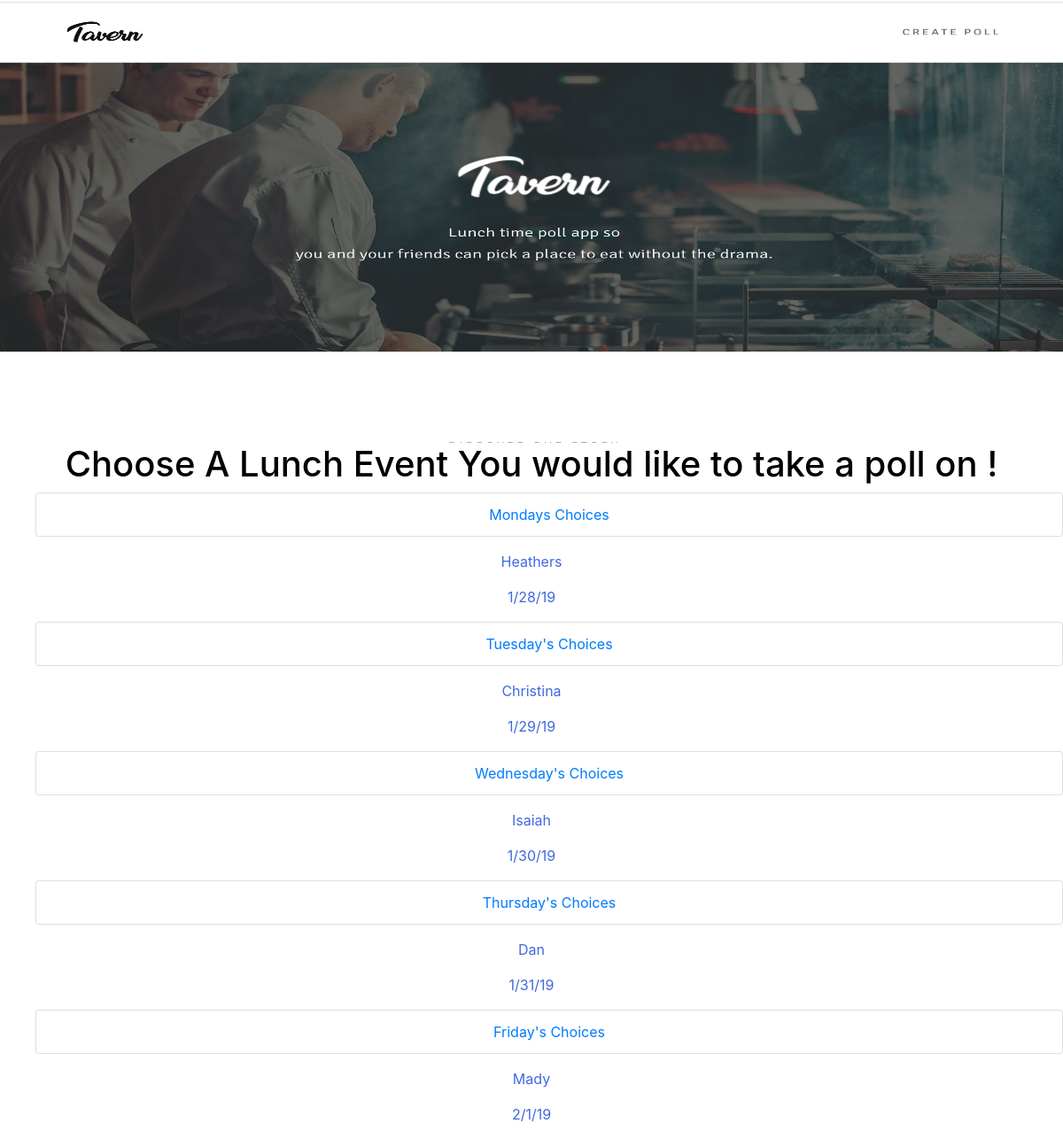
The page / on the database its author committed.
### tavern/models.py (models this page shows, shortened)
class Lunch(models.Model):
    nickname = models.CharField(max_length = 150)
    user = models.CharField(max_length = 150)
    date = models.CharField(max_length = 150)

### tavern/views.py (the view)
# urls.py: 2. Add a URL to urlpatterns:  path('', Home.as_view(), name='home')
class Home(TemplateView):
    template_name = 'home.html'
    def get_context_data(self, **kwargs):
        available_lunches = Lunch.objects.all()
        context = {
            "lunches": available_lunches
        }
        return context

### tavern/templates/home.html
{% extends "base.html"%}
{% block content %}
    {% for lunch in lunches %}
        <ul>
            <li class="list-group-item"><a href="{% url 'tavern:detail' lunch.id %}">{{ lunch.nickname }}</a></li>
        </ul>
        <p>{{ lunch.user }}</p>
        <p>{{ lunch.date }}</p>
    {% endfor %}
{% endblock %}

### tavern/static/styles.css (style rules this page uses)
li { text-align: center; }
p { text-align: center; color: royalblue; }

### rows shown on the page
Lunch: nickname "Mondays Choices", user "Heathers", date "1/28/19"
Lunch: nickname "Tuesday's Choices", user "Christina", date "1/29/19"
Lunch: nickname "Wednesday's Choices", user "Isaiah", date "1/30/19"
Lunch: nickname "Thursday's Choices", user "Dan", date "1/31/19"
Lunch: nickname "Friday's Choices", user "Mady", date "2/1/19"
